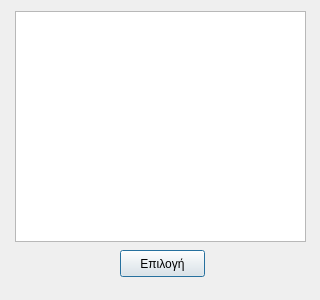
<?xml version="1.0" encoding="UTF-8"?>
<ui version="4.0">
 <class>sxpfClass</class>
 <widget class="QDialog" name="sxpfClass">
  <property name="geometry">
   <rect>
    <x>0</x>
    <y>0</y>
    <width>320</width>
    <height>300</height>
   </rect>
  </property>
  <property name="windowTitle">
   <string>Προφορτώσεις</string>
  </property>
  <widget class="QPushButton" name="pushButton">
   <property name="geometry">
    <rect>
     <x>120</x>
     <y>250</y>
     <width>85</width>
     <height>27</height>
    </rect>
   </property>
   <property name="text">
    <string>Επιλογή</string>
   </property>
  </widget>
  <widget class="QTableWidget" name="tableWidget">
   <property name="geometry">
    <rect>
     <x>15</x>
     <y>11</y>
     <width>291</width>
     <height>231</height>
    </rect>
   </property>
  </widget>
 </widget>
 <layoutdefault spacing="6" margin="11"/>
 <resources/>
 <connections/>
</ui>
